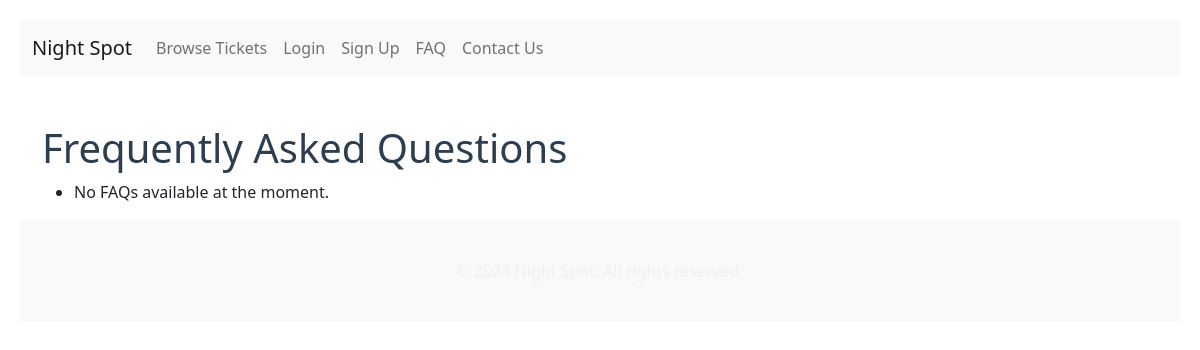
/payment/faq/, run on an earlier commit of the app's database.
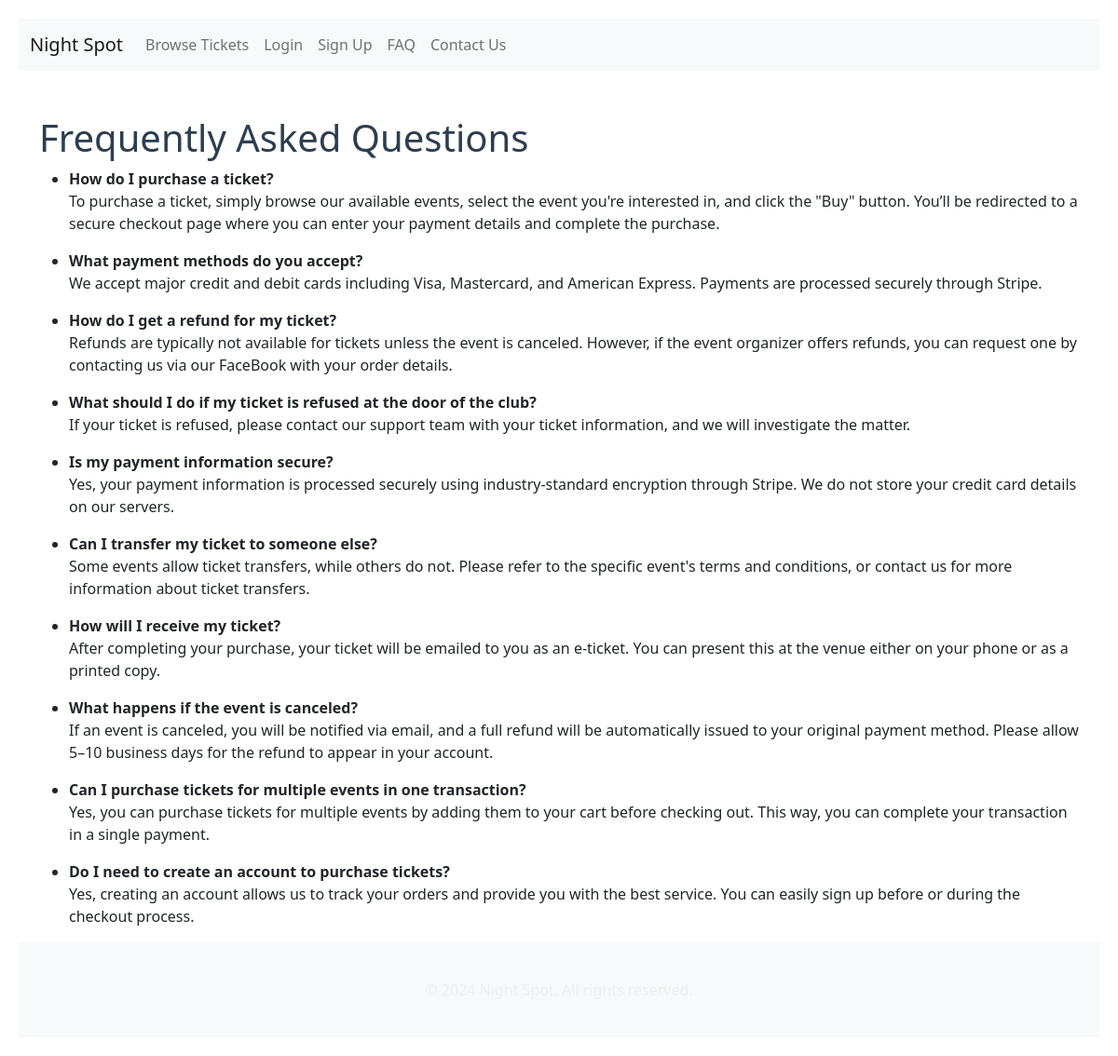
And on a later commit of the database.
### payments/models.py (models this page shows, shortened)
class FAQ(models.Model):
    question = models.CharField(max_length=255)
    answer = models.TextField()
    created_at = models.DateTimeField(auto_now_add=True)
    updated_at = models.DateTimeField(auto_now=True)

### payments/views.py (the view)
# urls.py: path('faq/', views.faq_list, name='faq_list'),
def faq_list(request):
    faqs = FAQ.objects.all()
    return render(request, 'faq_list.html', {'faqs': faqs})

### payments/templates/faq_list.html (shortened to what this page needs)
{% extends 'base.html' %}
{% block content %}
    <h1>Frequently Asked Questions</h1>
    <ul>
        {% for faq in faqs %}
            <li>
                <strong>{{ faq.question }}</strong>
                <p>{{ faq.answer }}</p>
            </li>
        {% empty %}
            <li>No FAQs available at the moment.</li>
        {% endfor %}
    </ul>
{% endblock %}

### payments/templates/base.html (shortened to what this page needs)
{% load static %}
<!DOCTYPE html>
<html lang="en">
<head>
    <link rel="stylesheet" href="{% static 'payments/styles.css' %}">
    <link href="https://cdn.jsdelivr.net/npm/bootstrap@5.1.3/dist/css/bootstrap.min.css" rel="stylesheet">
</head>
<body>
    <nav class="navbar navbar-expand-lg navbar-light bg-light">
        <div class="container-fluid">
            <a class="navbar-brand" href="/">Night Spot</a>
            <div class="collapse navbar-collapse" id="navbarNav">
                <ul class="navbar-nav">
                    <li class="nav-item">
                        <a class="nav-link" href="{% url 'ticket_list' %}">Browse Tickets</a>
                    </li>
                    {% if user.is_authenticated %}
                    <li class="nav-item">
                        <form method="POST" action="{% url 'logout' %}" style="display:inline;">
                            {% csrf_token %}
                            <button type="submit" class="btn btn-link nav-link" style="display:inline;">Logout</button>
                        </form>
                    </li>
                    {% else %}
                    <li class="nav-item">
                        <a class="nav-link" href="{% url 'login' %}">Login</a>
                    </li>
                    <li class="nav-item">
                        <a class="nav-link" href="{% url 'signup' %}">Sign Up</a>
                    </li>
                    {% endif %}
                    <li class="nav-item">
                        <a class="nav-link" href="{% url 'faq_list' %}">FAQ</a>
                    </li>
                    <li class="nav-item">
                        <a class="nav-link" href="{% url 'contact' %}">Contact Us</a>
                    </li>
                </ul>
            </div>
        </div>
    </nav>
    <div class="container mt-5">
        {% block content %}
        {% endblock %}
    </div>
    <footer class="bg-light text-center text-lg-start mt-auto">
        <div class="container p-4">
            <p class="text-center">&copy; 2024 Night Spot. All rights reserved.</p>
        </div>
    </footer>
</body>
</html>

### payments/static/payments/styles.css (style rules this page uses)
body { font-family: 'Arial', sans-serif; background-color: #f0f4f8; padding: 20px; }
h1, h2 { color: #2c3e50; }
.navbar { background-color: #1abc9c; }
.navbar .navbar-brand { color: #fff; }
.navbar .nav-link { color: #ecf0f1; }
footer { background-color: #2c3e50; color: #ecf0f1; padding: 15px; }
footer p { margin: 0; }

What changed in the data, as far as the page shows it:
added FAQ: question "How do I purchase a ticket?", answer "To purchase a ticket, simply browse our available events, select the event you're interested in, and click the \"Buy\" button. You’ll be redirected to a secure checkout page where you can enter your payment details and complete the purchase."
added FAQ: question "What payment methods do you accept?", answer "We accept major credit and debit cards including Visa, Mastercard, and American Express. Payments are processed securely through Stripe."
added FAQ: question "How do I get a refund for my ticket?", answer "Refunds are typically not available for tickets unless the event is canceled. However, if the event organizer offers refunds, you can request one by contacting us via our FaceBook with your order details."
added FAQ: question "What should I do if my ticket is refused at the door of the club?", answer "If your ticket is refused, please contact our support team with your ticket information, and we will investigate the matter."
added FAQ: question "Is my payment information secure?", answer "Yes, your payment information is processed securely using industry-standard encryption through Stripe. We do not store your credit card details on our servers."
added FAQ: question "Can I transfer my ticket to someone else?", answer "Some events allow ticket transfers, while others do not. Please refer to the specific event's terms and conditions, or contact us for more information about ticket transfers."
added FAQ: question "How will I receive my ticket?", answer "After completing your purchase, your ticket will be emailed to you as an e-ticket. You can present this at the venue either on your phone or as a printed copy."
added FAQ: question "What happens if the event is canceled?", answer "If an event is canceled, you will be notified via email, and a full refund will be automatically issued to your original payment method. Please allow 5–10 business days for the refund to appear in your account."
added FAQ: question "Can I purchase tickets for multiple events in one transaction?", answer "Yes, you can purchase tickets for multiple events by adding them to your cart before checking out. This way, you can complete your transaction in a single payment."
added FAQ: question "Do I need to create an account to purchase tickets?", answer "Yes, creating an account allows us to track your orders and provide you with the best service. You can easily sign up before or during the checkout process."
Also different on the page:
text no longer shown: "No FAQs available at the moment."
